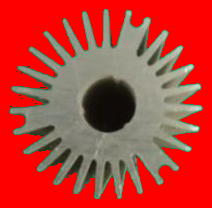
#> input picture source/1.png, 212 x 208 px
$ python rotate.py
#> lines starting #> are read from the running program, lines starting #| are printed output that depends on the picture
#> the answer given: ../source/1.png
# import library
import cv2


def Read(image_path):
    """
    This function basically used to read the image.It read images in form of numpy array.
    :param image_path: source image
    :return: ndarray
    """
#> called with image_path = '../source/1.png'
    # use cv2.imread()  to read an images.
    # syntax : cv2.imread(filename, flag=None)
    return cv2.imread(image_path)
#> returned value is the input picture: shape (208, 212, 3); mean B, G, R 54.4, 62.9, 187.6
#> the answer given: 3


def Rotate(img, deg):
    """
    this function is used for rotate the image as per specified degree.
    :param img: ndarray
    :param deg: angle
    :return: rotated image
    """
#> called with deg = 3
    # use cv2.getRotationMatrix2D() function to rotate the matrix as per input
    # syntax : cv2.wrapAffine(src, m, dsize )
    rows, cols, c = img.shape
#> rows = 208; cols = 212; c = 3
    M = cv2.getRotationMatrix2D((cols / 2, rows / 2), deg, 1)
    return cv2.warpAffine(img, M, (cols, rows))
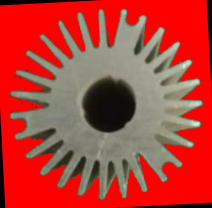
#> returned value: shape (208, 212, 3); mean of channels 0, 1, 2 54.4, 62.9, 181.2; drawn as B, G, R


def Show(orignal_img, rotated_image):
    """
    The show function gives the input as in the form of ndarray and show the image as output.
    :param orignal_img: ndarray
    :param rotated_image:  ndarray
    :return: show image as output
    """
    # use imshow() function to show the images
    # syntax : cv2.imshow(winname, mat)
    cv2.imshow("Original_Image", orignal_img)
    cv2.imshow("Rotated_Image", rotated_image)
    cv2.waitKey(0)
    cv2.destroyAllWindows()


# main function
def main():
    """
    This is main function used to call other function
    :return: nothing
    """
    image_path = input("Enter path of image:")
    # call read function to read an image
    img = Read(image_path)
    # give angle
    deg = int(input("enter the angle which we have to rotate image:"))
    # call rotate function used to rotate image as per angle
    rotated_image = Rotate(img, deg)
    # call show function to show  original image and rotated image
    Show(img, rotated_image)


if __name__ == "__main__":
    main()

$ run again, on source/3.png
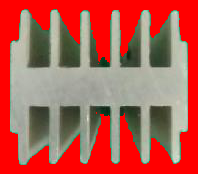
#> input picture source/3.png, 198 x 174 px
#> in Read, returned value is the input picture: shape (174, 198, 3); mean B, G, R 81.1, 92, 181.8
#> in Rotate, `return cv2.warpAffine(img, M, (cols, rows))`:
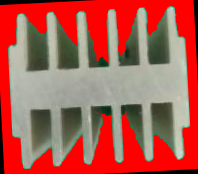
#> returned value: shape (174, 198, 3); mean of channels 0, 1, 2 81.1, 92, 175.4; drawn as B, G, R

$ run again, on source/4.png
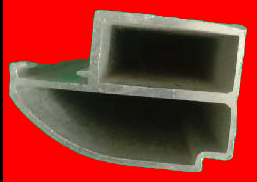
#> input picture source/4.png, 257 x 182 px
#> in Read, returned value is the input picture: shape (182, 257, 3); mean B, G, R 42.7, 51.8, 148
#> in Rotate, `return cv2.warpAffine(img, M, (cols, rows))`:
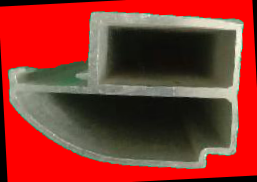
#> returned value: shape (182, 257, 3); mean of channels 0, 1, 2 42.7, 51.8, 142.4; drawn as B, G, R

$ run again, on source/5.png
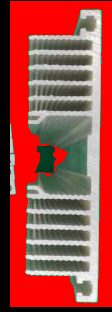
#> input picture source/5.png, 112 x 312 px
#> in Read, returned value is the input picture: shape (312, 112, 3); mean B, G, R 68.4, 74.4, 162.7
#> in Rotate, `return cv2.warpAffine(img, M, (cols, rows))`:
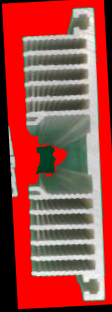
#> returned value: shape (312, 112, 3); mean of channels 0, 1, 2 68.4, 74.4, 158.2; drawn as B, G, R
